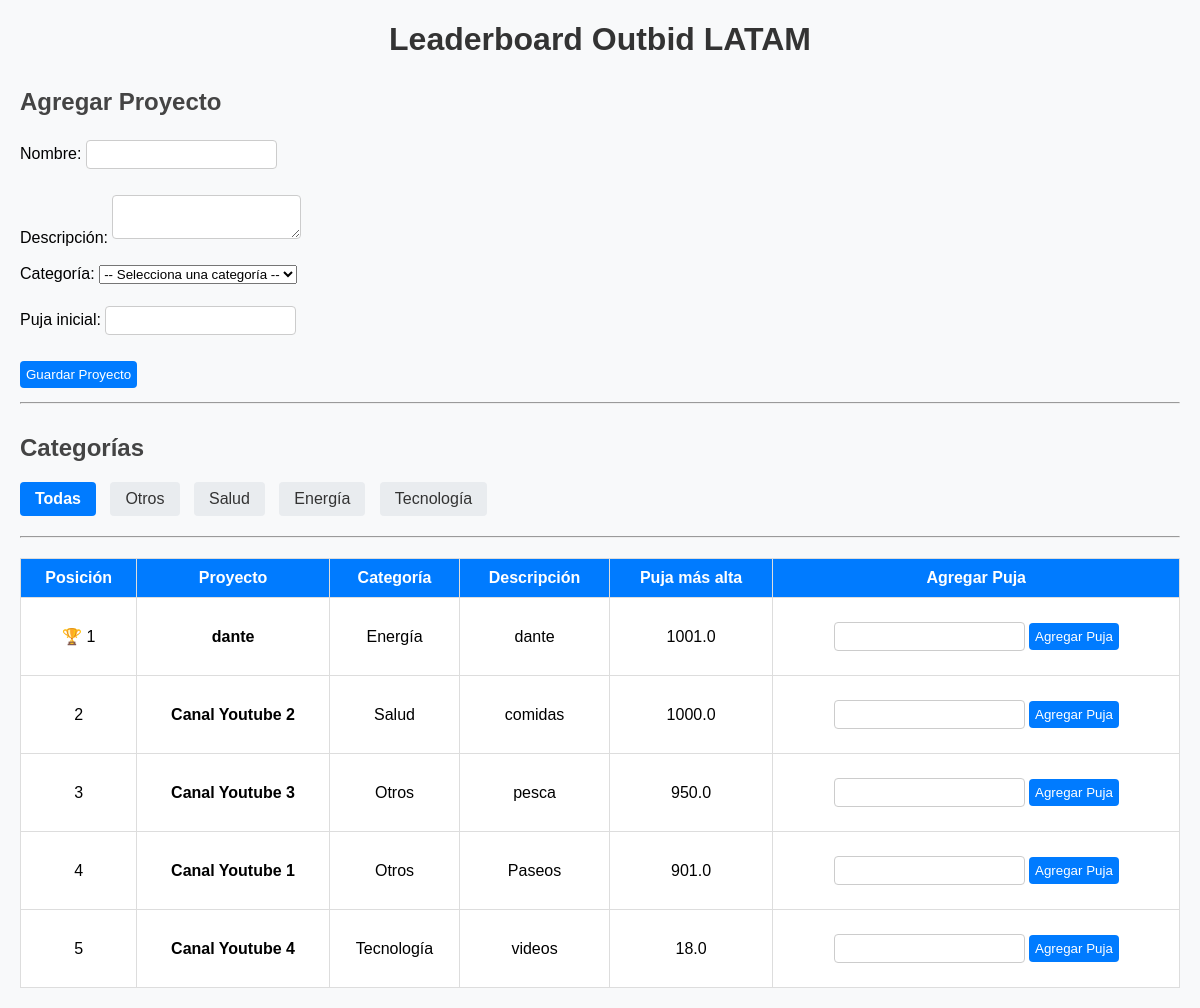
The page / on the database its author committed.
### app/models.py (models this page shows)
class Project(db.Model):
    id = db.Column(db.Integer, primary_key=True)
    name = db.Column(db.String(100), nullable=False)
    description = db.Column(db.Text)
    category = db.Column(db.String(50))  # Campo simple de texto
    bids = db.relationship("Bid", backref="project", lazy=True)

### app/routes/leaderboard.py (the view, shortened to what this page needs)
@leaderboard_bp.route("/", methods=["GET", "POST"])
def index():
    selected_category = request.args.get("category")
    query = (
        db.session.query(Project, func.max(Bid.amount).label("max_bid"))
        .outerjoin(Bid)
        .group_by(Project.id)
        .order_by(func.max(Bid.amount).desc())
    )
    if selected_category:
        query = query.filter(Project.category == selected_category)
    projects = query.all()
    categories = db.session.query(Project.category).distinct().all()
    categories = [c[0] for c in categories]
    return render_template(
        "leaderboard.html",
        projects=projects,
        categories=categories,
        selected_category=selected_category,
    )

### app/templates/leaderboard.html (shortened to what this page needs)
<!DOCTYPE html>
<html>
<head>
    <link rel="stylesheet" href="{{ url_for('static', filename='style.css') }}">
</head>
<body>
    <h1>Leaderboard Outbid LATAM</h1>
    <h2>Agregar Proyecto</h2>
    <form method="POST">
        <label>Nombre:</label>
        <input type="text" name="name" required><br><br>
        <label>Descripción:</label>
        <textarea name="description"></textarea><br><br>
        <label>Categoría:</label>
        <select name="category" required>
            <option value="">-- Selecciona una categoría --</option>
        </select><br><br>
        <label>Puja inicial:</label>
        <input type="number" name="initial_bid" step="0.01"><br><br>
        <button type="submit">Guardar Proyecto</button>
    </form>
    <hr>
    <h2>Categorías</h2>
    <div class="categories-bar">
        <a href="{{ url_for('leaderboard.index') }}" class="{% if not selected_category %}active{% endif %}">Todas</a>
        {% for cat in categories %}
            <a href="{{ url_for('leaderboard.index', category=cat) }}" class="{% if selected_category == cat %}active{% endif %}">
                {{ cat }}
            </a>
        {% endfor %}
    </div>
    <hr>
    {% if projects %}
        <table>
            <tr>
                <th>Posición</th>
                <th>Proyecto</th>
                <th>Categoría</th>
                <th>Descripción</th>
                <th>Puja más alta</th>
                <th>Agregar Puja</th>
            </tr>
            {% for project, max_bid in projects %}
            <tr>
                <td>
                    {% if loop.index == 1 %}
                        🏆 {{ loop.index }}
                    {% else %}
                        {{ loop.index }}
                    {% endif %}
                </td>
                <td><strong>{{ project.name }}</strong></td>
                <td>{{ project.category }}</td>
                <td>{{ project.description }}</td>
                <td>
                    {% if max_bid %}
                        {{ max_bid }}
                    {% else %}
                        Sin pujas
                    {% endif %}
                </td>
                <td>
                    <form method="POST" action="{{ url_for('leaderboard.payment', project_id=project.id) }}">
                        <input type="number" name="amount" step="0.01" required>
                        <button type="submit">Agregar Puja</button>
                    </form>
                </td>
            </tr>
            {% endfor %}
        </table>
    {% else %}
        <p>Aún no hay proyectos en el ranking.</p>
    {% endif %}
</body>
</html>

### app/static/style.css (style rules this page uses)
body { font-family: Arial, sans-serif; background-color: #f8f9fa; margin: 20px; }
h1 { text-align: center; color: #333; }
h2 { margin-top: 30px; color: #444; }
form { margin: 10px 0; }
input, textarea, button { padding: 6px; margin: 4px 0; border: 1px solid #ccc; border-radius: 4px; }
button { background-color: #007bff; color: white; border: none; cursor: pointer; }
table { width: 100%; border-collapse: collapse; margin-top: 20px; background: white; }
table th, table td { border: 1px solid #ddd; padding: 10px; text-align: center; }
table th { background-color: #007bff; color: white; }
tr:nth-child(1) { background-color: #ffeeba; font-weight: bold; }
.categories-bar { margin: 20px 0; }
.categories-bar a { display: inline-block; padding: 8px 15px; margin-right: 10px; background-color: #e9ecef; color: #333; text-decoration: none; border-radius: 4px; }
.categories-bar a.active { background-color: #007bff; color: white; font-weight: bold; }

### rows shown on the page
Project: name "dante", category "Energía", description "dante", max_bid "1001.0"
Project: name "Canal Youtube 2", category "Salud", description "comidas", max_bid "1000.0"
Project: name "Canal Youtube 3", category "Otros", description "pesca", max_bid "950.0"
Project: name "Canal Youtube 1", category "Otros", description "Paseos", max_bid "901.0"
Project: name "Canal Youtube 4", category "Tecnología", description "videos", max_bid "18.0"

### other values the page prints
{{ cat }} "Otros" "Salud" "Energía" "Tecnología"
